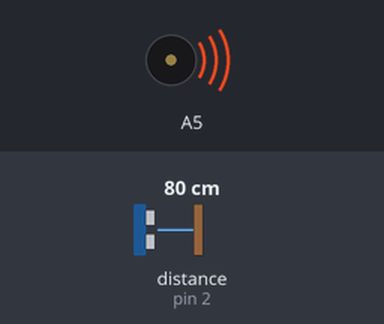
Bench run of a sketch on a simulated Arduino Uno, built with avr-gcc and run on an emulated ATmega328P. On the bench: buzzer (waves = sounding). Wiring (inferred from the names in the program): range finder with pulse-width output: data pin 2. The test bench sets the inputs (shaded band); at power-on: distance to the obstacle (sensor on pin 2) 80 cm.

Above: at 0.06 s.
At 29.84 s:
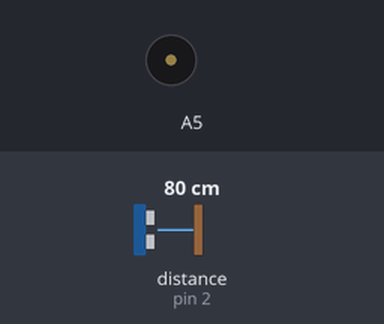
Timing chart, 0 to 33.3 s (numbered marks = the images above):
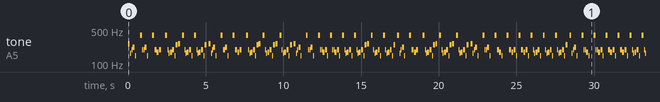

Measured:
- by itself, tone on A5: plays 262 Hz for 0.13 s, 165 Hz for 0.06 s, 196 Hz for 0.06 s, 220 Hz for 0.13 s, 147 Hz for 0.06 s, 392 Hz for 0.13 s … (942 notes in this stretch)

The sketch:

sketch_may26a.ino
```cpp
#define NOTE_B0  31
#define NOTE_C1  33
#define NOTE_CS1 35
#define NOTE_D1  37
#define NOTE_DS1 39
#define NOTE_E1  41
#define NOTE_F1  44
#define NOTE_FS1 46
#define NOTE_G1  49
#define NOTE_GS1 52
#define NOTE_A1  55
#define NOTE_AS1 58
#define NOTE_B1  62
#define NOTE_C2  65
#define NOTE_CS2 69
#define NOTE_D2  73
#define NOTE_DS2 78
#define NOTE_E2  82
#define NOTE_F2  87
#define NOTE_FS2 93
#define NOTE_G2  98
#define NOTE_GS2 104
#define NOTE_A2  110
#define NOTE_AS2 117
#define NOTE_B2  123
#define NOTE_C3  131
#define NOTE_CS3 139
#define NOTE_D3  147
#define NOTE_DS3 156
#define NOTE_E3  165
#define NOTE_F3  175
#define NOTE_FS3 185
#define NOTE_G3  196
#define NOTE_GS3 208
#define NOTE_A3  220
#define NOTE_AS3 233
#define NOTE_B3  247
#define NOTE_C4  262
#define NOTE_CS4 277
#define NOTE_D4  294
#define NOTE_DS4 311
#define NOTE_E4  330
#define NOTE_F4  349
#define NOTE_FS4 370
#define NOTE_G4  392
#define NOTE_GS4 415
#define NOTE_A4  440
#define NOTE_AS4 466
#define NOTE_B4  494
#define NOTE_C5  523
#define NOTE_CS5 554
#define NOTE_D5  587
#define NOTE_DS5 622
#define NOTE_E5  659
#define NOTE_F5  698
#define NOTE_FS5 740
#define NOTE_G5  784
#define NOTE_GS5 831
#define NOTE_A5  880
#define NOTE_AS5 932
#define NOTE_B5  988
#define NOTE_C6  1047
#define NOTE_CS6 1109
#define NOTE_D6  1175
#define NOTE_DS6 1245
#define NOTE_E6  1319
#define NOTE_F6  1397
#define NOTE_FS6 1480
#define NOTE_G6  1568
#define NOTE_GS6 1661
#define NOTE_A6  1760
#define NOTE_AS6 1865
#define NOTE_B6  1976
#define NOTE_C7  2093
#define NOTE_CS7 2217
#define NOTE_D7  2349
#define NOTE_DS7 2489
#define NOTE_E7  2637
#define NOTE_F7  2794
#define NOTE_FS7 2960
#define NOTE_G7  3136
#define NOTE_GS7 3322
#define NOTE_A7  3520
#define NOTE_AS7 3729
#define NOTE_B7  3951
#define NOTE_C8  4186
#define NOTE_CS8 4435
#define NOTE_D8  4699
#define NOTE_DS8 4978

//grid
#define ROW1 13
#define ROW2 12
#define ROW3 11
#define ROW4 10
#define ROW5 9
#define ROW6 8
#define ROW7 7
#define ROW8 6

#define COL1 5
#define COL2 4
#define COL3 3
#define COL4 A4
#define COL5 A3
#define COL6 A2
#define COL7 A1
#define COL8 A0
#define BUTTON 2

int melody[] = {
  NOTE_C4, NOTE_G3, NOTE_G3, NOTE_A3, NOTE_G3, 0, NOTE_B3, NOTE_C4
};

int sound[] = {
  NOTE_G4, NOTE_E3, NOTE_E3,
  NOTE_F3, NOTE_D3, NOTE_D3
};

// note durations: 4 = quarter note, 8 = eighth note, etc.:
int melodyDurations[] = {
  4, 8, 8, 4, 4, 4, 4, 4
};

int soundDurations[] = {
  4, 8, 8,
  4, 8, 8
};

const int row[] = {
  ROW1, ROW2, ROW3, ROW4, ROW5, ROW6, ROW7, ROW8};
const int col[] = {
  COL1,COL2, COL3, COL4, COL5, COL6, COL7, COL8};
byte scan[8][8] = {
  {1,0,0,0,0,0,0,0},
  {0,1,0,0,0,0,0,0},
  {0,0,1,0,0,0,0,0},
  {0,0,0,1,0,0,0,0},
  {0,0,0,0,1,0,0,0},
  {0,0,0,0,0,1,0,0},
  {0,0,0,0,0,0,1,0},
  {0,0,0,0,0,0,0,1}
};

byte circle[8][8] = {
  {1,1,0,0,0,0,1,1},
  {1,0,1,1,1,1,0,1},
  {0,1,1,1,1,1,1,0},
  {0,1,1,1,1,1,1,0},
  {0,1,1,1,1,1,1,0},
  {0,1,1,1,1,1,1,0},
  {1,0,1,1,1,1,0,1},
  {1,1,0,0,0,0,1,1}};

byte H[8][8] = {
  {1,1,1,1,1,1,1,1},
  {1,1,1,1,1,1,1,1},
  {1,1,0,0,0,0,1,1},
  {1,1,0,1,1,0,1,1},
  {1,1,0,1,1,0,1,1},
  {1,1,0,0,0,0,1,1},
  {1,1,1,1,1,1,1,1},
  {1,1,1,1,1,1,1,1}};

byte A[8][8] = {
  {0,0,0,0,0,0,0,0},
  {0,0,0,0,0,0,0,0},
  {0,0,0,0,0,0,0,0},
  {0,0,0,0,0,0,0,0},
  {0,0,0,0,0,0,0,0},
  {0,0,0,0,0,0,0,0},
  {0,0,0,0,0,0,0,0},
  {0,0,0,0,0,0,0,0}};

int play = 1;

const byte interruptPin = 2;
byte previousState=1,presentState=1,patternNumber=0;

int thisNote=-1, noteDuration = 0;
long previousTime=0,presentTime=0,pauseBetweenNotes=0;

void blink() {
  play = 1 - play;
}
void checkToPlay(int play){
  if(play==1){

    presentTime =millis();
    if(presentTime - previousTime >= pauseBetweenNotes)
    {
      thisNote +=1;
      if(thisNote >=8){
      thisNote = -1;
      pauseBetweenNotes=100;
      previousTime =millis();

      }
      else{
      noteDuration = 500/melodyDurations[thisNote];
      tone(A5,melody[thisNote],noteDuration);
      pauseBetweenNotes = noteDuration*1.2;
      previousTime = millis();
      }
    }
  }
  if(play==0){
    presentTime =millis();
    if(presentTime - previousTime >= pauseBetweenNotes)
    {
      thisNote +=1;
      if(thisNote >=6){
      thisNote = -1;
      pauseBetweenNotes=100;
      previousTime =millis();

      }
      else{
      noteDuration = 500/soundDurations[thisNote];
      tone(A5,sound[thisNote],noteDuration);
      pauseBetweenNotes = noteDuration*1.2;
      previousTime = millis();
      }
    }
  }
}

void setup() {
  // iterate over the notes of the melody:
  pinMode(interruptPin, INPUT_PULLUP);
  attachInterrupt(digitalPinToInterrupt(interruptPin), blink, FALLING );

  Serial.begin(9600);

  for (byte i = 0; i < 8; i++) {
    pinMode(row[i], OUTPUT);
  }
  for (byte i = 0; i < 8; i++) {
    pinMode(col[i], OUTPUT);
  }
  pinMode(2, INPUT_PULLUP);

}

void loop() {
  while(play == 1) {

   /* for (int thisNote = 0; thisNote < 8; thisNote++) {
      showPattern(circle);

      int noteDuration = 1000 / melodyDurations[thisNote];
      tone(A5, melody[thisNote], noteDuration);

      int pauseBetweenNotes = noteDuration * 1.30;

      delay(pauseBetweenNotes);
      noTone(A5);
      */
      showPattern(circle);
      checkToPlay(play);
      delay(1);
      if(play != 1)
        break;
    }

  while(play == 0) {

    /*for (int thisNote = 0; thisNote < 6; thisNote++) {
      showPattern(H);

      int noteDuration = 1000 / soundDurations[thisNote];
      tone(A5, sound[thisNote], noteDuration);

      int pauseBetweenNotes = noteDuration * 1.30;
      delay(pauseBetweenNotes);
      noTone(A5);
      */
      showPattern(H);
      checkToPlay(play);
      delay(1);
      if(play != 0)
        break;
    }
}


void showPattern(byte matrix[8][8]){
  for(byte i = 0; i < 8; i++){
    for(byte j = 0; j < 8; j++){
      digitalWrite(row[j], 1 - scan[i][j]);
      digitalWrite(col[j], 1 - matrix[i][j]);
    }
    for(byte j = 0; j < 8; j++){
      digitalWrite(row[j], HIGH);
      digitalWrite(col[j], LOW);
    }
  }

}

/*
 while(play == 1) {

    for (int thisNote = 0; thisNote < 8; thisNote++) {
      showPattern(circle);
      // to calculate the note duration, take one second divided by the note type.
      //e.g. quarter note = 1000 / 4, eighth note = 1000/8, etc.
      int noteDuration = 1000 / melodyDurations[thisNote];
      tone(A5, melody[thisNote], noteDuration);

      // to distinguish the notes, set a minimum time between them.
      // the note's duration + 30% seems to work well:
      int pauseBetweenNotes = noteDuration * 1.30;
      delay(pauseBetweenNotes);
      // stop the tone playing:
      noTone(A5);
      if(play != 1)
        break;
    }
  }

  while(play == 0) {

    for (int thisNote = 0; thisNote < 6; thisNote++) {
      showPattern(H);
      // to calculate the note duration, take one second divided by the note type.
      //e.g. quarter note = 1000 / 4, eighth note = 1000/8, etc.
      int noteDuration = 1000 / soundDurations[thisNote];
      tone(A5, sound[thisNote], noteDuration);

      // to distinguish the notes, set a minimum time between them.
      // the note's duration + 30% seems to work well:
      int pauseBetweenNotes = noteDuration * 1.30;
      delay(pauseBetweenNotes);
      // stop the tone playing:
      noTone(A5);
      if(play != 0)
        break;
    }
  }

  while(play==1){
  byte matrix = circle;
  for(byte i = 0; i < 8; i++){
    for(byte j = 0; j < 8; j++){
      digitalWrite(row[j], 1 - scan[i][j]);
      digitalWrite(col[j], 1 - matrix[i][j]);
    }
    for(byte j = 0; j < 8; j++){
      digitalWrite(row[j], HIGH);
      digitalWrite(col[j], LOW);
    }
  }
  checkToPlay();
  delay(100);
}
while(play==0){
  byte matrix= H;
  for(byte i = 0; i < 8; i++){
    for(byte j = 0; j < 8; j++){
      digitalWrite(row[j], 1 - scan[i][j]);
      digitalWrite(col[j], 1 - matrix[i][j]);
    }
    for(byte j = 0; j < 8; j++){
      digitalWrite(row[j], HIGH);
      digitalWrite(col[j], LOW);
    }
  }
  checkToPlay();
  delay(100);
}
  */
```
